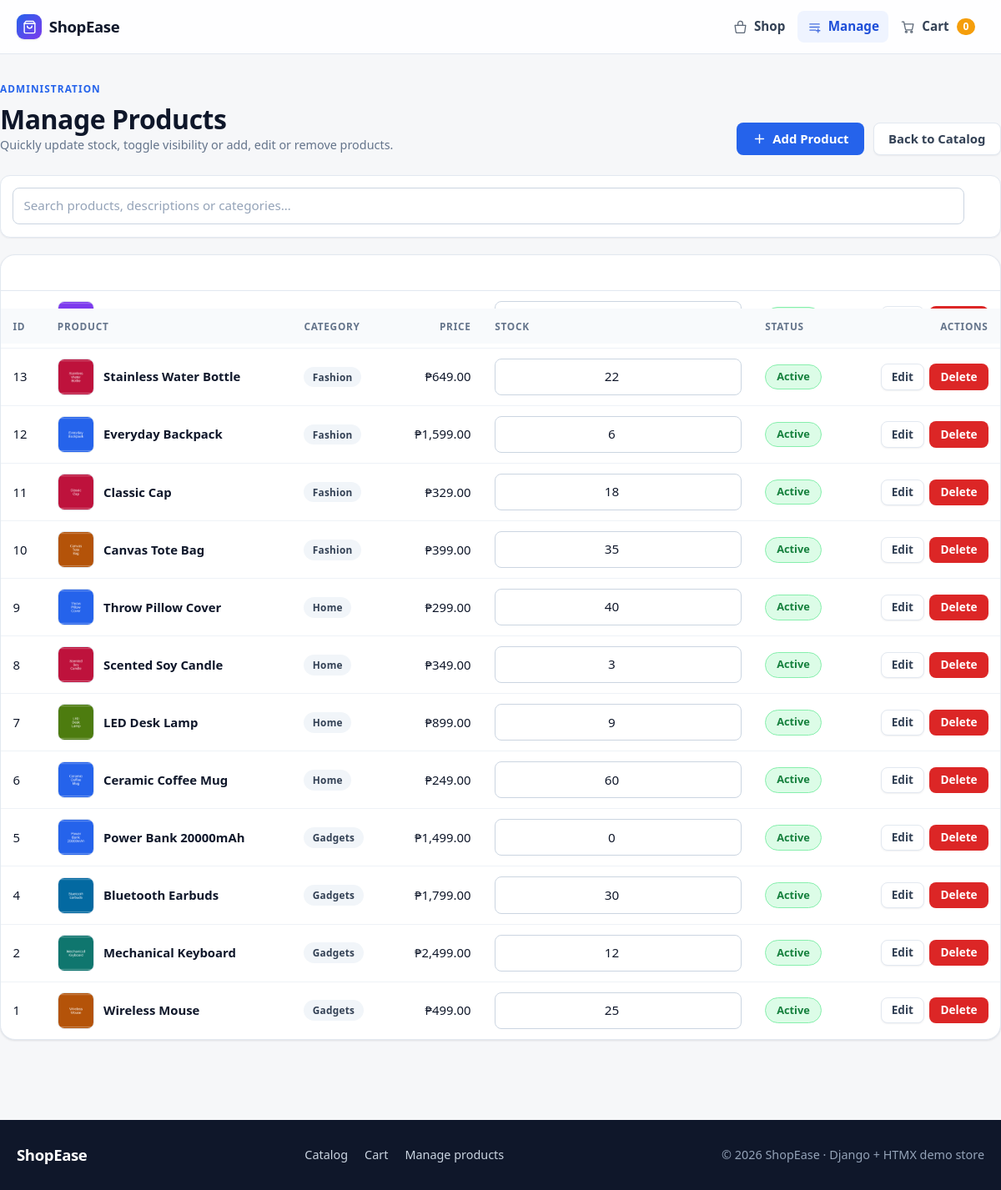
Screenshot of /manage/products/ with the database file from the repository.
### store/models.py (models this page shows, shortened)
class Product(models.Model):
    name = models.CharField(max_length=120)
    category = models.ForeignKey(Category, on_delete=models.PROTECT, related_name="products")
    description = models.TextField(blank=True)
    price = models.DecimalField(max_digits=10, decimal_places=2)
    stock = models.IntegerField(default=0)
    image = models.ImageField(upload_to="products/", blank=True, null=True)
    is_active = models.BooleanField(default=True)
    date_created = models.DateTimeField(auto_now_add=True)
    class Meta:
        ordering = ["-date_created"]

class Category(models.Model):
    name = models.CharField(max_length=80)
    slug = models.SlugField(unique=True)
    class Meta:
        ordering = ["name"]
        verbose_name_plural = "categories"

### store/views.py (the view)
# urls.py: path("manage/products/", views.product_manage, name="product_manage"),
def product_manage(request):
    q = request.GET.get("q", "").strip()
    products = Product.objects.select_related("category").order_by("-id")
    if q:
        products = products.filter(
            Q(name__icontains=q) | Q(description__icontains=q) | Q(category__name__icontains=q))
    context = {"products": products, "q": q}
    if is_htmx(request):
        return render(request, "partials/_manage_table.html", context)
    return render(request, "product_manage.html", context)

### store/context_processors.py (called while the page is built)
def cart_count(request):
    cart = request.session.get("cart", {})
    return {"cart_count": sum(cart.values())}

### store/views.py (called while the page is built)
def is_htmx(request):
    return (request.headers.get("HX-Request") == "true"
            and request.headers.get("HX-History-Restore-Request") != "true")

### templates/product_manage.html (shortened to what this page needs)
{% extends "base.html" %}
{% block content %}
<div class="page-head">
  <div>
    <span class="eyebrow">Administration</span>
    <h1>Manage Products</h1>
    <p class="muted">Quickly update stock, toggle visibility or add, edit or remove products.</p>
  </div>
  <div class="actions">
    <a class="btn" href="{% url 'product_add' %}">
      <svg width="17" height="17" viewBox="0 0 24 24" fill="none" stroke="currentColor" stroke-width="2" stroke-linecap="round" stroke-linejoin="round" aria-hidden="true"><path d="M12 5v14M5 12h14"/></svg>
      Add Product
    </a>
    <a class="btn btn-light" href="{% url 'product_list' %}">Back to Catalog</a>
  </div>
</div>
<div class="filters filters--slim">
  <input type="search" id="mq" name="q" value="{{ q }}" placeholder="Search products, descriptions or categories…"
         hx-get="{% url 'product_manage' %}" hx-trigger="keyup changed delay:300ms, search"
         hx-target="#manage-table" hx-indicator="#spinner" hx-push-url="true">
</div>
<div id="manage-table" aria-live="polite">
  {% include "partials/_manage_table.html" %}
</div>
{% endblock %}

### templates/partials/_manage_row.html (shortened to what this page needs)
{% load static %}
<tr id="row-{{ p.id }}">
  <td data-label="ID">{{ p.id }}</td>
  <td data-label="Product">
    <div class="cell-media">
      {% if p.image %}
        <img class="table-thumb" src="{{ p.image.url }}" alt="" loading="lazy" width="44" height="44">
      {% else %}
        <img class="table-thumb" src="{% static 'img/placeholder.svg' %}" alt="" loading="lazy" width="44" height="44">
      {% endif %}
      <div>
        <a class="table-title" href="{% url 'product_detail' p.id %}">{{ p.name }}</a>
      </div>
    </div>
  </td>
  <td data-label="Category"><span class="chip">{{ p.category.name }}</span></td>
  <td data-label="Price" class="num">₱{{ p.price|floatformat:"2g" }}</td>
  <td data-label="Stock">
    <span>
      <input type="number" name="stock" class="qty" value="{{ attempted|default:p.stock }}"
             aria-label="Stock for {{ p.name }}"
             hx-post="{% url 'product_stock' p.id %}" hx-trigger="change"
             hx-target="closest tr" hx-swap="outerHTML">
    </span>
  </td>
  <td data-label="Status">
    <button type="button" class="pill {% if p.is_active %}on{% else %}off{% endif %}"
            hx-post="{% url 'product_toggle' p.id %}" hx-target="closest tr" hx-swap="outerHTML"
            title="Click to toggle">{% if p.is_active %}Active{% else %}Inactive{% endif %}</button>
  </td>
  <td data-label="Actions" class="text-right">
    <div class="table-actions">
      <a class="btn btn-sm btn-light" href="{% url 'product_edit' p.id %}">Edit</a>
      <button type="button" class="btn btn-sm btn-danger"
              hx-delete="{% url 'product_delete' p.id %}"
              hx-confirm="Delete “{{ p.name }}”? This cannot be undone."
              hx-target="closest tr" hx-swap="outerHTML">Delete</button>
    </div>
  </td>
</tr>

### rows the page displays
Product: id "13", image (picture), name "Stainless Water Bottle", category.name "Fashion", price "649.00", stock "22", is_active "Active"
Product: id "12", image (picture), name "Everyday Backpack", category.name "Fashion", price "1,599.00", stock "6", is_active "Active"
Product: id "11", image (picture), name "Classic Cap", category.name "Fashion", price "329.00", stock "18", is_active "Active"
Product: id "10", image (picture), name "Canvas Tote Bag", category.name "Fashion", price "399.00", stock "35", is_active "Active"
Product: id "9", image (picture), name "Throw Pillow Cover", category.name "Home", price "299.00", stock "40", is_active "Active"
Product: id "8", image (picture), name "Scented Soy Candle", category.name "Home", price "349.00", stock "3", is_active "Active"
Product: id "7", image (picture), name "LED Desk Lamp", category.name "Home", price "899.00", stock "9", is_active "Active"
Product: id "6", image (picture), name "Ceramic Coffee Mug", category.name "Home", price "249.00", stock "60", is_active "Active"
Product: id "5", image (picture), name "Power Bank 20000mAh", category.name "Gadgets", price "1,499.00", stock "0", is_active "Active"
Product: id "4", image (picture), name "Bluetooth Earbuds", category.name "Gadgets", price "1,799.00", stock "30", is_active "Active"
Product: id "2", image (picture), name "Mechanical Keyboard", category.name "Gadgets", price "2,499.00", stock "12", is_active "Active"
Product: id "1", image (picture), name "Wireless Mouse", category.name "Gadgets", price "499.00", stock "25", is_active "Active"

### other values shown
{{ cart_count }} "0"
